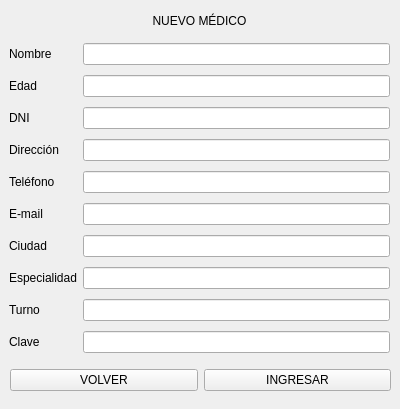
<?xml version="1.0" encoding="UTF-8"?>
<ui version="4.0">
 <class>newmed</class>
 <widget class="QWidget" name="newmed">
  <property name="geometry">
   <rect>
    <x>0</x>
    <y>0</y>
    <width>400</width>
    <height>409</height>
   </rect>
  </property>
  <property name="windowTitle">
   <string>Form</string>
  </property>
  <widget class="QLabel" name="label_10">
   <property name="geometry">
    <rect>
     <x>9</x>
     <y>0</y>
     <width>381</width>
     <height>41</height>
    </rect>
   </property>
   <property name="text">
    <string>NUEVO MÉDICO</string>
   </property>
   <property name="textFormat">
    <enum>Qt::AutoText</enum>
   </property>
   <property name="alignment">
    <set>Qt::AlignCenter</set>
   </property>
  </widget>
  <widget class="QWidget" name="layoutWidget">
   <property name="geometry">
    <rect>
     <x>9</x>
     <y>39</y>
     <width>381</width>
     <height>321</height>
    </rect>
   </property>
   <layout class="QGridLayout" name="gridLayout">
    <item row="1" column="1">
     <widget class="QLineEdit" name="input_edad"/>
    </item>
    <item row="6" column="1">
     <widget class="QLineEdit" name="input_ciudad"/>
    </item>
    <item row="5" column="0">
     <widget class="QLabel" name="label_6">
      <property name="text">
       <string>E-mail</string>
      </property>
     </widget>
    </item>
    <item row="8" column="1">
     <widget class="QLineEdit" name="input_turno"/>
    </item>
    <item row="0" column="1">
     <widget class="QLineEdit" name="input_nombre"/>
    </item>
    <item row="1" column="0">
     <widget class="QLabel" name="label_2">
      <property name="text">
       <string>Edad</string>
      </property>
     </widget>
    </item>
    <item row="5" column="1">
     <widget class="QLineEdit" name="input_email"/>
    </item>
    <item row="2" column="0">
     <widget class="QLabel" name="label_3">
      <property name="text">
       <string>DNI</string>
      </property>
     </widget>
    </item>
    <item row="3" column="0">
     <widget class="QLabel" name="label_4">
      <property name="text">
       <string>Dirección</string>
      </property>
     </widget>
    </item>
    <item row="3" column="1">
     <widget class="QLineEdit" name="input_dir"/>
    </item>
    <item row="4" column="1">
     <widget class="QLineEdit" name="input_tel"/>
    </item>
    <item row="8" column="0">
     <widget class="QLabel" name="label_9">
      <property name="text">
       <string>Turno</string>
      </property>
     </widget>
    </item>
    <item row="7" column="1">
     <widget class="QLineEdit" name="input_esp"/>
    </item>
    <item row="2" column="1">
     <widget class="QLineEdit" name="input_DNI"/>
    </item>
    <item row="4" column="0">
     <widget class="QLabel" name="label_5">
      <property name="text">
       <string>Teléfono</string>
      </property>
     </widget>
    </item>
    <item row="6" column="0">
     <widget class="QLabel" name="label_7">
      <property name="text">
       <string>Ciudad</string>
      </property>
     </widget>
    </item>
    <item row="7" column="0">
     <widget class="QLabel" name="label_8">
      <property name="text">
       <string>Especialidad</string>
      </property>
     </widget>
    </item>
    <item row="0" column="0">
     <widget class="QLabel" name="label">
      <property name="text">
       <string>Nombre</string>
      </property>
     </widget>
    </item>
    <item row="9" column="0">
     <widget class="QLabel" name="label_11">
      <property name="text">
       <string>Clave</string>
      </property>
     </widget>
    </item>
    <item row="9" column="1">
     <widget class="QLineEdit" name="input_clave">
      <property name="echoMode">
       <enum>QLineEdit::Password</enum>
      </property>
     </widget>
    </item>
   </layout>
  </widget>
  <widget class="QWidget" name="layoutWidget">
   <property name="geometry">
    <rect>
     <x>10</x>
     <y>360</y>
     <width>381</width>
     <height>41</height>
    </rect>
   </property>
   <layout class="QGridLayout" name="gridLayout_2">
    <item row="0" column="1">
     <widget class="QPushButton" name="btn_ingresar">
      <property name="text">
       <string>INGRESAR</string>
      </property>
     </widget>
    </item>
    <item row="0" column="0">
     <widget class="QPushButton" name="btn_volver">
      <property name="text">
       <string>VOLVER</string>
      </property>
     </widget>
    </item>
   </layout>
  </widget>
 </widget>
 <resources/>
 <connections/>
</ui>
